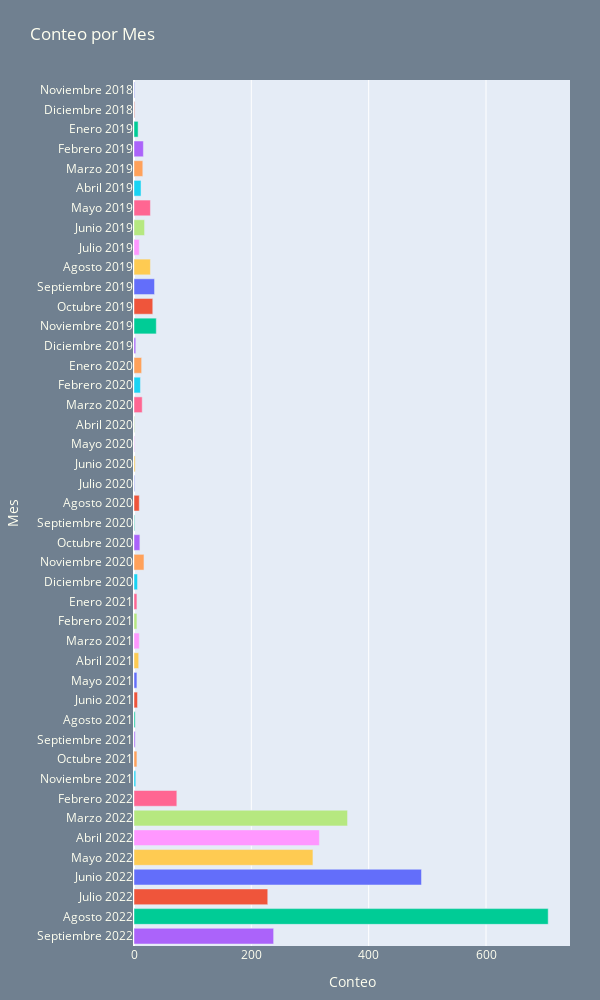

Notebook code cell kept with this figure:
### Code cell
fig = px.bar(context['porMes'],
             y='Mes',
             x='realizadas',
             color='Mes',
             title='Conteo por Mes',
             labels={"realizadas": "Conteo"},
             orientation='h')

fig_params = {'autosize':False,
    'width':600,
    'height':1000,
    'paper_bgcolor':"SlateGray",
    'font':dict(color ='Ivory'),
    'showlegend':False,
    'margin' : dict(l=50, r=30, t=80, b=50)}

fig.update_layout(fig_params)
fig.show()

### Figure 1 — Plotly figure (JSON) as saved in the notebook; plotly's stock layout.template omitted (floating-point values rounded to 4 significant figures)
{"data": [{"alignmentgroup": "True", "hovertemplate": "Mes=%{y}<br>Conteo=%{x}<extra></extra>", "legendgroup": "Noviembre 2018", "marker": {"color": "#636efa", "pattern": {"shape": ""}}, "name": "Noviembre 2018", "offsetgroup": "Noviembre 2018", "orientation": "h", "showlegend": true, "textposition": "auto", "type": "bar", "x": [1], "xaxis": "x", "y": ["Noviembre 2018"], "yaxis": "y"}, {"alignmentgroup": "True", "hovertemplate": "Mes=%{y}<br>Conteo=%{x}<extra></extra>", "legendgroup": "Diciembre 2018", "marker": {"color": "#EF553B", "pattern": {"shape": ""}}, "name": "Diciembre 2018", "offsetgroup": "Diciembre 2018", "orientation": "h", "showlegend": true, "textposition": "auto", "type": "bar", "x": [1], "xaxis": "x", "y": ["Diciembre 2018"], "yaxis": "y"}, {"alignmentgroup": "True", "hovertemplate": "Mes=%{y}<br>Conteo=%{x}<extra></extra>", "legendgroup": "Enero 2019", "marker": {"color": "#00cc96", "pattern": {"shape": ""}}, "name": "Enero 2019", "offsetgroup": "Enero 2019", "orientation": "h", "showlegend": true, "textposition": "auto", "type": "bar", "x": [7], "xaxis": "x", "y": ["Enero 2019"], "yaxis": "y"}, {"alignmentgroup": "True", "hovertemplate": "Mes=%{y}<br>Conteo=%{x}<extra></extra>", "legendgroup": "Febrero 2019", "marker": {"color": "#ab63fa", "pattern": {"shape": ""}}, "name": "Febrero 2019", "offsetgroup": "Febrero 2019", "orientation": "h", "showlegend": true, "textposition": "auto", "type": "bar", "x": [16], "xaxis": "x", "y": ["Febrero 2019"], "yaxis": "y"}, {"alignmentgroup": "True", "hovertemplate": "Mes=%{y}<br>Conteo=%{x}<extra></extra>", "legendgroup": "Marzo 2019", "marker": {"color": "#FFA15A", "pattern": {"shape": ""}}, "name": "Marzo 2019", "offsetgroup": "Marzo 2019", "orientation": "h", "showlegend": true, "textposition": "auto", "type": "bar", "x": [15], "xaxis": "x", "y": ["Marzo 2019"], "yaxis": "y"}, {"alignmentgroup": "True", "hovertemplate": "Mes=%{y}<br>Conteo=%{x}<extra></extra>", "legendgroup": "Abril 2019", "marker": {"color": "#19d3f3", "pattern": {"shape": ""}}, "name": "Abril 2019", "offsetgroup": "Abril 2019", "orientation": "h", "showlegend": true, "textposition": "auto", "type": "bar", "x": [12], "xaxis": "x", "y": ["Abril 2019"], "yaxis": "y"}, {"alignmentgroup": "True", "hovertemplate": "Mes=%{y}<br>Conteo=%{x}<extra></extra>", "legendgroup": "Mayo 2019", "marker": {"color": "#FF6692", "pattern": {"shape": ""}}, "name": "Mayo 2019", "offsetgroup": "Mayo 2019", "orientation": "h", "showlegend": true, "textposition": "auto", "type": "bar", "x": [28], "xaxis": "x", "y": ["Mayo 2019"], "yaxis": "y"}, {"alignmentgroup": "True", "hovertemplate": "Mes=%{y}<br>Conteo=%{x}<extra></extra>", "legendgroup": "Junio 2019", "marker": {"color": "#B6E880", "pattern": {"shape": ""}}, "name": "Junio 2019", "offsetgroup": "Junio 2019", "orientation": "h", "showlegend": true, "textposition": "auto", "type": "bar", "x": [18], "xaxis": "x", "y": ["Junio 2019"], "yaxis": "y"}, {"alignmentgroup": "True", "hovertemplate": "Mes=%{y}<br>Conteo=%{x}<extra></extra>", "legendgroup": "Julio 2019", "marker": {"color": "#FF97FF", "pattern": {"shape": ""}}, "name": "Julio 2019", "offsetgroup": "Julio 2019", "orientation": "h", "showlegend": true, "textposition": "auto", "type": "bar", "x": [9], "xaxis": "x", "y": ["Julio 2019"], "yaxis": "y"}, {"alignmentgroup": "True", "hovertemplate": "Mes=%{y}<br>Conteo=%{x}<extra></extra>", "legendgroup": "Agosto 2019", "marker": {"color": "#FECB52", "pattern": {"shape": ""}}, "name": "Agosto 2019", "offsetgroup": "Agosto 2019", "orientation": "h", "showlegend": true, "textposition": "auto", "type": "bar", "x": [28], "xaxis": "x", "y": ["Agosto 2019"], "yaxis": "y"}, {"alignmentgroup": "True", "hovertemplate": "Mes=%{y}<br>Conteo=%{x}<extra></extra>", "legendgroup": "Septiembre 2019", "marker": {"color": "#636efa", "pattern": {"shape": ""}}, "name": "Septiembre 2019", "offsetgroup": "Septiembre 2019", "orientation": "h", "showlegend": true, "textposition": "auto", "type": "bar", "x": [35], "xaxis": "x", "y": ["Septiembre 2019"], "yaxis": "y"}, {"alignmentgroup": "True", "hovertemplate": "Mes=%{y}<br>Conteo=%{x}<extra></extra>", "legendgroup": "Octubre 2019", "marker": {"color": "#EF553B", "pattern": {"shape": ""}}, "name": "Octubre 2019", "offsetgroup": "Octubre 2019", "orientation": "h", "showlegend": true, "textposition": "auto", "type": "bar", "x": [32], "xaxis": "x", "y": ["Octubre 2019"], "yaxis": "y"}, {"alignmentgroup": "True", "hovertemplate": "Mes=%{y}<br>Conteo=%{x}<extra></extra>", "legendgroup": "Noviembre 2019", "marker": {"color": "#00cc96", "pattern": {"shape": ""}}, "name": "Noviembre 2019", "offsetgroup": "Noviembre 2019", "orientation": "h", "showlegend": true, "textposition": "auto", "type": "bar", "x": [38], "xaxis": "x", "y": ["Noviembre 2019"], "yaxis": "y"}, {"alignmentgroup": "True", "hovertemplate": "Mes=%{y}<br>Conteo=%{x}<extra></extra>", "legendgroup": "Diciembre 2019", "marker": {"color": "#ab63fa", "pattern": {"shape": ""}}, "name": "Diciembre 2019", "offsetgroup": "Diciembre 2019", "orientation": "h", "showlegend": true, "textposition": "auto", "type": "bar", "x": [3], "xaxis": "x", "y": ["Diciembre 2019"], "yaxis": "y"}, {"alignmentgroup": "True", "hovertemplate": "Mes=%{y}<br>Conteo=%{x}<extra></extra>", "legendgroup": "Enero 2020", "marker": {"color": "#FFA15A", "pattern": {"shape": ""}}, "name": "Enero 2020", "offsetgroup": "Enero 2020", "orientation": "h", "showlegend": true, "textposition": "auto", "type": "bar", "x": [13], "xaxis": "x", "y": ["Enero 2020"], "yaxis": "y"}, {"alignmentgroup": "True", "hovertemplate": "Mes=%{y}<br>Conteo=%{x}<extra></extra>", "legendgroup": "Febrero 2020", "marker": {"color": "#19d3f3", "pattern": {"shape": ""}}, "name": "Febrero 2020", "offsetgroup": "Febrero 2020", "orientation": "h", "showlegend": true, "textposition": "auto", "type": "bar", "x": [11], "xaxis": "x", "y": ["Febrero 2020"], "yaxis": "y"}, {"alignmentgroup": "True", "hovertemplate": "Mes=%{y}<br>Conteo=%{x}<extra></extra>", "legendgroup": "Marzo 2020", "marker": {"color": "#FF6692", "pattern": {"shape": ""}}, "name": "Marzo 2020", "offsetgroup": "Marzo 2020", "orientation": "h", "showlegend": true, "textposition": "auto", "type": "bar", "x": [14], "xaxis": "x", "y": ["Marzo 2020"], "yaxis": "y"}, {"alignmentgroup": "True", "hovertemplate": "Mes=%{y}<br>Conteo=%{x}<extra></extra>", "legendgroup": "Abril 2020", "marker": {"color": "#B6E880", "pattern": {"shape": ""}}, "name": "Abril 2020", "offsetgroup": "Abril 2020", "orientation": "h", "showlegend": true, "textposition": "auto", "type": "bar", "x": [1], "xaxis": "x", "y": ["Abril 2020"], "yaxis": "y"}, {"alignmentgroup": "True", "hovertemplate": "Mes=%{y}<br>Conteo=%{x}<extra></extra>", "legendgroup": "Mayo 2020", "marker": {"color": "#FF97FF", "pattern": {"shape": ""}}, "name": "Mayo 2020", "offsetgroup": "Mayo 2020", "orientation": "h", "showlegend": true, "textposition": "auto", "type": "bar", "x": [1], "xaxis": "x", "y": ["Mayo 2020"], "yaxis": "y"}, {"alignmentgroup": "True", "hovertemplate": "Mes=%{y}<br>Conteo=%{x}<extra></extra>", "legendgroup": "Junio 2020", "marker": {"color": "#FECB52", "pattern": {"shape": ""}}, "name": "Junio 2020", "offsetgroup": "Junio 2020", "orientation": "h", "showlegend": true, "textposition": "auto", "type": "bar", "x": [2], "xaxis": "x", "y": ["Junio 2020"], "yaxis": "y"}, {"alignmentgroup": "True", "hovertemplate": "Mes=%{y}<br>Conteo=%{x}<extra></extra>", "legendgroup": "Julio 2020", "marker": {"color": "#636efa", "pattern": {"shape": ""}}, "name": "Julio 2020", "offsetgroup": "Julio 2020", "orientation": "h", "showlegend": true, "textposition": "auto", "type": "bar", "x": [1], "xaxis": "x", "y": ["Julio 2020"], "yaxis": "y"}, {"alignmentgroup": "True", "hovertemplate": "Mes=%{y}<br>Conteo=%{x}<extra></extra>", "legendgroup": "Agosto 2020", "marker": {"color": "#EF553B", "pattern": {"shape": ""}}, "name": "Agosto 2020", "offsetgroup": "Agosto 2020", "orientation": "h", "showlegend": true, "textposition": "auto", "type": "bar", "x": [9], "xaxis": "x", "y": ["Agosto 2020"], "yaxis": "y"}, {"alignmentgroup": "True", "hovertemplate": "Mes=%{y}<br>Conteo=%{x}<extra></extra>", "legendgroup": "Septiembre 2020", "marker": {"color": "#00cc96", "pattern": {"shape": ""}}, "name": "Septiembre 2020", "offsetgroup": "Septiembre 2020", "orientation": "h", "showlegend": true, "textposition": "auto", "type": "bar", "x": [1], "xaxis": "x", "y": ["Septiembre 2020"], "yaxis": "y"}, {"alignmentgroup": "True", "hovertemplate": "Mes=%{y}<br>Conteo=%{x}<extra></extra>", "legendgroup": "Octubre 2020", "marker": {"color": "#ab63fa", "pattern": {"shape": ""}}, "name": "Octubre 2020", "offsetgroup": "Octubre 2020", "orientation": "h", "showlegend": true, "textposition": "auto", "type": "bar", "x": [10], "xaxis": "x", "y": ["Octubre 2020"], "yaxis": "y"}, {"alignmentgroup": "True", "hovertemplate": "Mes=%{y}<br>Conteo=%{x}<extra></extra>", "legendgroup": "Noviembre 2020", "marker": {"color": "#FFA15A", "pattern": {"shape": ""}}, "name": "Noviembre 2020", "offsetgroup": "Noviembre 2020", "orientation": "h", "showlegend": true, "textposition": "auto", "type": "bar", "x": [17], "xaxis": "x", "y": ["Noviembre 2020"], "yaxis": "y"}, {"alignmentgroup": "True", "hovertemplate": "Mes=%{y}<br>Conteo=%{x}<extra></extra>", "legendgroup": "Diciembre 2020", "marker": {"color": "#19d3f3", "pattern": {"shape": ""}}, "name": "Diciembre 2020", "offsetgroup": "Diciembre 2020", "orientation": "h", "showlegend": true, "textposition": "auto", "type": "bar", "x": [6], "xaxis": "x", "y": ["Diciembre 2020"], "yaxis": "y"}, {"alignmentgroup": "True", "hovertemplate": "Mes=%{y}<br>Conteo=%{x}<extra></extra>", "legendgroup": "Enero 2021", "marker": {"color": "#FF6692", "pattern": {"shape": ""}}, "name": "Enero 2021", "offsetgroup": "Enero 2021", "orientation": "h", "showlegend": true, "textposition": "auto", "type": "bar", "x": [5], "xaxis": "x", "y": ["Enero 2021"], "yaxis": "y"}, {"alignmentgroup": "True", "hovertemplate": "Mes=%{y}<br>Conteo=%{x}<extra></extra>", "legendgroup": "Febrero 2021", "marker": {"color": "#B6E880", "pattern": {"shape": ""}}, "name": "Febrero 2021", "offsetgroup": "Febrero 2021", "orientation": "h", "showlegend": true, "textposition": "auto", "type": "bar", "x": [5], "xaxis": "x", "y": ["Febrero 2021"], "yaxis": "y"}, {"alignmentgroup": "True", "hovertemplate": "Mes=%{y}<br>Conteo=%{x}<extra></extra>", "legendgroup": "Marzo 2021", "marker": {"color": "#FF97FF", "pattern": {"shape": ""}}, "name": "Marzo 2021", "offsetgroup": "Marzo 2021", "orientation": "h", "showlegend": true, "textposition": "auto", "type": "bar", "x": [9], "xaxis": "x", "y": ["Marzo 2021"], "yaxis": "y"}, {"alignmentgroup": "True", "hovertemplate": "Mes=%{y}<br>Conteo=%{x}<extra></extra>", "legendgroup": "Abril 2021", "marker": {"color": "#FECB52", "pattern": {"shape": ""}}, "name": "Abril 2021", "offsetgroup": "Abril 2021", "orientation": "h", "showlegend": true, "textposition": "auto", "type": "bar", "x": [8], "xaxis": "x", "y": ["Abril 2021"], "yaxis": "y"}, {"alignmentgroup": "True", "hovertemplate": "Mes=%{y}<br>Conteo=%{x}<extra></extra>", "legendgroup": "Mayo 2021", "marker": {"color": "#636efa", "pattern": {"shape": ""}}, "name": "Mayo 2021", "offsetgroup": "Mayo 2021", "orientation": "h", "showlegend": true, "textposition": "auto", "type": "bar", "x": [5], "xaxis": "x", "y": ["Mayo 2021"], "yaxis": "y"}, {"alignmentgroup": "True", "hovertemplate": "Mes=%{y}<br>Conteo=%{x}<extra></extra>", "legendgroup": "Junio 2021", "marker": {"color": "#EF553B", "pattern": {"shape": ""}}, "name": "Junio 2021", "offsetgroup": "Junio 2021", "orientation": "h", "showlegend": true, "textposition": "auto", "type": "bar", "x": [6], "xaxis": "x", "y": ["Junio 2021"], "yaxis": "y"}, {"alignmentgroup": "True", "hovertemplate": "Mes=%{y}<br>Conteo=%{x}<extra></extra>", "legendgroup": "Agosto 2021", "marker": {"color": "#00cc96", "pattern": {"shape": ""}}, "name": "Agosto 2021", "offsetgroup": "Agosto 2021", "orientation": "h", "showlegend": true, "textposition": "auto", "type": "bar", "x": [2], "xaxis": "x", "y": ["Agosto 2021"], "yaxis": "y"}, {"alignmentgroup": "True", "hovertemplate": "Mes=%{y}<br>Conteo=%{x}<extra></extra>", "legendgroup": "Septiembre 2021", "marker": {"color": "#ab63fa", "pattern": {"shape": ""}}, "name": "Septiembre 2021", "offsetgroup": "Septiembre 2021", "orientation": "h", "showlegend": true, "textposition": "auto", "type": "bar", "x": [2], "xaxis": "x", "y": ["Septiembre 2021"], "yaxis": "y"}, {"alignmentgroup": "True", "hovertemplate": "Mes=%{y}<br>Conteo=%{x}<extra></extra>", "legendgroup": "Octubre 2021", "marker": {"color": "#FFA15A", "pattern": {"shape": ""}}, "name": "Octubre 2021", "offsetgroup": "Octubre 2021", "orientation": "h", "showlegend": true, "textposition": "auto", "type": "bar", "x": [5], "xaxis": "x", "y": ["Octubre 2021"], "yaxis": "y"}, {"alignmentgroup": "True", "hovertemplate": "Mes=%{y}<br>Conteo=%{x}<extra></extra>", "legendgroup": "Noviembre 2021", "marker": {"color": "#19d3f3", "pattern": {"shape": ""}}, "name": "Noviembre 2021", "offsetgroup": "Noviembre 2021", "orientation": "h", "showlegend": true, "textposition": "auto", "type": "bar", "x": [3], "xaxis": "x", "y": ["Noviembre 2021"], "yaxis": "y"}, {"alignmentgroup": "True", "hovertemplate": "Mes=%{y}<br>Conteo=%{x}<extra></extra>", "legendgroup": "Febrero 2022", "marker": {"color": "#FF6692", "pattern": {"shape": ""}}, "name": "Febrero 2022", "offsetgroup": "Febrero 2022", "orientation": "h", "showlegend": true, "textposition": "auto", "type": "bar", "x": [73], "xaxis": "x", "y": ["Febrero 2022"], "yaxis": "y"}, {"alignmentgroup": "True", "hovertemplate": "Mes=%{y}<br>Conteo=%{x}<extra></extra>", "legendgroup": "Marzo 2022", "marker": {"color": "#B6E880", "pattern": {"shape": ""}}, "name": "Marzo 2022", "offsetgroup": "Marzo 2022", "orientation": "h", "showlegend": true, "textposition": "auto", "type": "bar", "x": [364], "xaxis": "x", "y": ["Marzo 2022"], "yaxis": "y"}, {"alignmentgroup": "True", "hovertemplate": "Mes=%{y}<br>Conteo=%{x}<extra></extra>", "legendgroup": "Abril 2022", "marker": {"color": "#FF97FF", "pattern": {"shape": ""}}, "name": "Abril 2022", "offsetgroup": "Abril 2022", "orientation": "h", "showlegend": true, "textposition": "auto", "type": "bar", "x": [316], "xaxis": "x", "y": ["Abril 2022"], "yaxis": "y"}, {"alignmentgroup": "True", "hovertemplate": "Mes=%{y}<br>Conteo=%{x}<extra></extra>", "legendgroup": "Mayo 2022", "marker": {"color": "#FECB52", "pattern": {"shape": ""}}, "name": "Mayo 2022", "offsetgroup": "Mayo 2022", "orientation": "h", "showlegend": true, "textposition": "auto", "type": "bar", "x": [305], "xaxis": "x", "y": ["Mayo 2022"], "yaxis": "y"}, {"alignmentgroup": "True", "hovertemplate": "Mes=%{y}<br>Conteo=%{x}<extra></extra>", "legendgroup": "Junio 2022", "marker": {"color": "#636efa", "pattern": {"shape": ""}}, "name": "Junio 2022", "offsetgroup": "Junio 2022", "orientation": "h", "showlegend": true, "textposition": "auto", "type": "bar", "x": [490], "xaxis": "x", "y": ["Junio 2022"], "yaxis": "y"}, {"alignmentgroup": "True", "hovertemplate": "Mes=%{y}<br>Conteo=%{x}<extra></extra>", "legendgroup": "Julio 2022", "marker": {"color": "#EF553B", "pattern": {"shape": ""}}, "name": "Julio 2022", "offsetgroup": "Julio 2022", "orientation": "h", "showlegend": true, "textposition": "auto", "type": "bar", "x": [228], "xaxis": "x", "y": ["Julio 2022"], "yaxis": "y"}, {"alignmentgroup": "True", "hovertemplate": "Mes=%{y}<br>Conteo=%{x}<extra></extra>", "legendgroup": "Agosto 2022", "marker": {"color": "#00cc96", "pattern": {"shape": ""}}, "name": "Agosto 2022", "offsetgroup": "Agosto 2022", "orientation": "h", "showlegend": true, "textposition": "auto", "type": "bar", "x": [706], "xaxis": "x", "y": ["Agosto 2022"], "yaxis": "y"}, {"alignmentgroup": "True", "hovertemplate": "Mes=%{y}<br>Conteo=%{x}<extra></extra>", "legendgroup": "Septiembre 2022", "marker": {"color": "#ab63fa", "pattern": {"shape": ""}}, "name": "Septiembre 2022", "offsetgroup": "Septiembre 2022", "orientation": "h", "showlegend": true, "textposition": "auto", "type": "bar", "x": [238], "xaxis": "x", "y": ["Septiembre 2022"], "yaxis": "y"}], "layout": {"autosize": false, "barmode": "relative", "font": {"color": "Ivory"}, "height": 1000, "legend": {"title": {"text": "Mes"}, "tracegroupgap": 0}, "margin": {"b": 50, "l": 50, "r": 30, "t": 80}, "paper_bgcolor": "SlateGray", "showlegend": false, "title": {"text": "Conteo por Mes"}, "width": 600, "xaxis": {"anchor": "y", "domain": [0, 1], "title": {"text": "Conteo"}}, "yaxis": {"anchor": "x", "categoryarray": ["Septiembre 2022", "Agosto 2022", "Julio 2022", "Junio 2022", "Mayo 2022", "Abril 2022", "Marzo 2022", "Febrero 2022", "Noviembre 2021", "Octubre 2021", "Septiembre 2021", "Agosto 2021", "Junio 2021", "Mayo 2021", "Abril 2021", "Marzo 2021", "Febrero 2021", "Enero 2021", "Diciembre 2020", "Noviembre 2020", "Octubre 2020", "Septiembre 2020", "Agosto 2020", "Julio 2020", "Junio 2020", "Mayo 2020", "Abril 2020", "Marzo 2020", "Febrero 2020", "Enero 2020", "Diciembre 2019", "Noviembre 2019", "Octubre 2019", "Septiembre 2019", "Agosto 2019", "Julio 2019", "Junio 2019", "Mayo 2019", "Abril 2019", "Marzo 2019", "Febrero 2019", "Enero 2019", "Diciembre 2018", "Noviembre 2018"], "categoryorder": "array", "domain": [0, 1], "title": {"text": "Mes"}}}}
